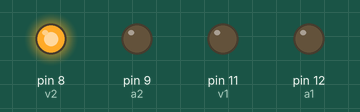
Recording of a sketch running on a simulated Arduino Uno, built with avr-gcc and run on an emulated ATmega328P. Parts: output pins drawn as LEDs (lit = HIGH). Pins used as bus, display or sensor lines are not drawn.

Above: at 2.5 s.
At 5.5 s:
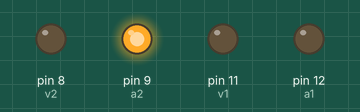
At 8.5 s:
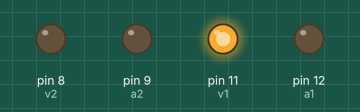
At 11.5 s:
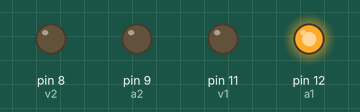
Timing chart, 0 to 15.6 s (numbered marks = the images above):
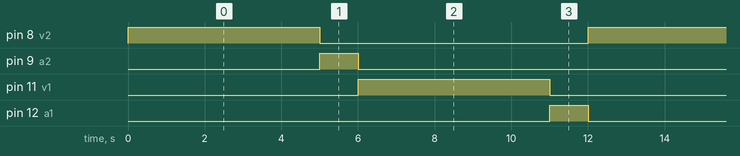

The sketch:

p1_semaforo.ino
```cpp
const int v2 = 8, a2 = 9, r2 = 10, v1 = 11, a1 = 12, r1 = 13;
void setup()
{
  for(int i = 8; i<=13; ++i)
    pinMode(i, OUTPUT);
}

void loop()
{
  //primer estado
  digitalWrite(r2, LOW);
  digitalWrite(v2, HIGH);

  digitalWrite(a1, LOW);
  digitalWrite(r1, HIGH);

  delay(5000); // Wait for 5s

  //segundo
  digitalWrite(v2, LOW);
  digitalWrite(a2, HIGH);
  delay(1000);

  //tercero;
  digitalWrite(a2, LOW);
  digitalWrite(r2, HIGH);

  digitalWrite(r1, LOW);
  digitalWrite(v1, HIGH);
  delay(5000);

  //cuarto
  digitalWrite(v1, LOW);
  digitalWrite(a1, HIGH);
  delay(1000);


}
```

Measured:
- by itself, pin 8 (v2), pin 11 (v1): alternates HIGH for 5.0 s and LOW for 7.0 s
- by itself, pin 9 (a2), pin 12 (a1): alternates HIGH for 1.0 s and LOW for 11.0 s
- by itself, everything shown: repeats every 12.0 s, in 4 steps
